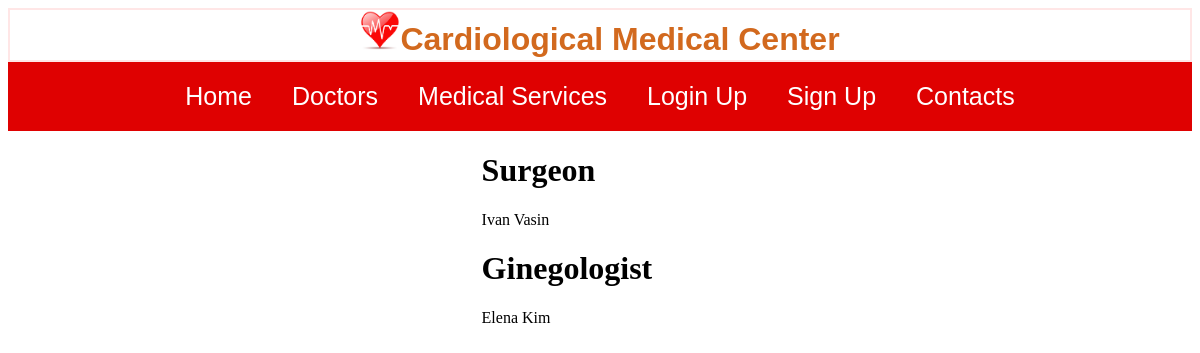
The page /staffs/staffers/ on the database as committed earlier.
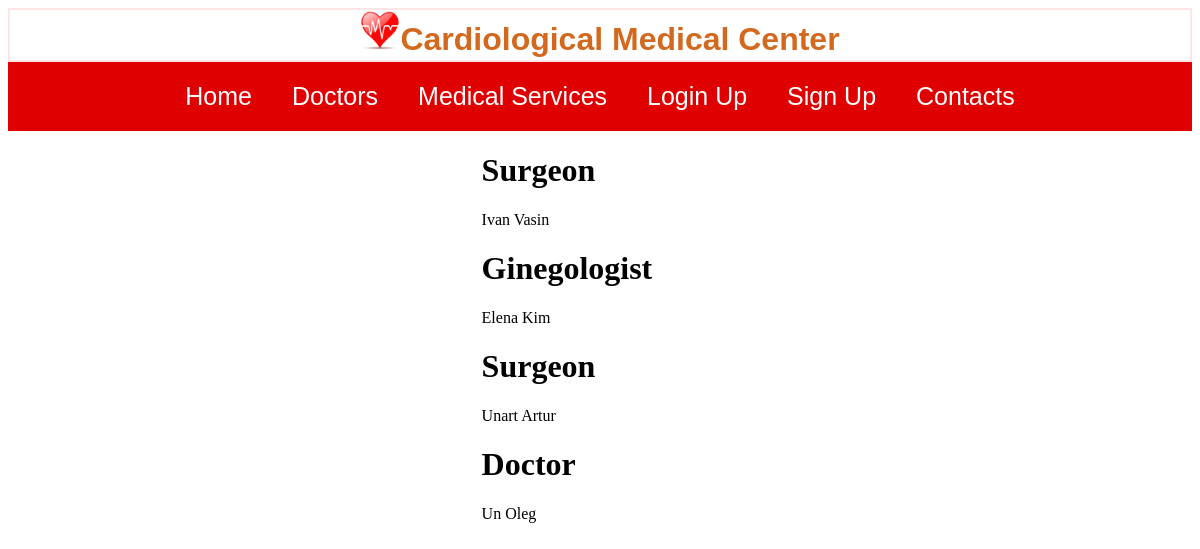
The same page on the database as committed later.
### staffs/models.py (models this page shows)
class Staffer(models.Model):
    object = models.Manager()
    first_name = models.CharField(max_length=50, default='')
    last_name = models.CharField(max_length=50, default='')
    age = models.IntegerField(default=0)
    slug = models.SlugField(max_length=50, default='')
    mobile = models.CharField(max_length=50, blank=True)
    email = models.EmailField(max_length=50, blank=True)
    position = models.CharField(max_length=50, default='')
    occupation = models.CharField(max_length=50, default='')
    specialization = models.CharField(max_length=50, default='')
    work_experience = models.IntegerField(default=0)
    education = models.ForeignKey(Education, null=True, on_delete=models.SET_NULL)
    scientific_degree = models.CharField(max_length=100, default='')
    dismissed = models.BooleanField(default=False)
    img = models.ImageField(upload_to="media/images/",  height_field=None, width_field=None, max_length=100)
    def get_absolute_url(self):
        return reverse('persons', kwargs={'slug': self.slug})
    def __str__(self):
        return self.last_name

### staffs/views.py (the view)
# urls.py: url(r'staffers/', Staff.as_view(), name='staffers')
class Staff(ListMixin, TemplateView):
    Object = Staffer
    template = 'staffers/staffer.html'

### staffs/utils.py (called while the page is built)
    def get(self, request):
        lst = self.Object.object.all()
        print(lst)
        return render(request, self.template, {'objects': lst})

### templates/staffers/staffer.html (shortened to what this page needs)
{% extends "hospital/home.html" %}
{% load static %}
    {% block title %}
	<link rel="stylesheet" href="{% static '../static/bootstrap/css/spec.css' %}">
	<link rel="stylesheet" href="{% static '../static/bootstrap/css/flex.css' %}">
{% endblock %}
{% block content %}
{% for i in objects %}
<h1 id="spec_head">{{i.occupation}}</h1>
<p id="spec_head"> <a href="{{ i.get_absolute_url }}" id="ref">{{i.first_name}} {{i.last_name}} </a></p>
{% endfor %}
{% endblock %}

### templates/hospital/home.html (shortened to what this page needs)
{% extends "main.html" %}
{% load staticfiles %}

### templates/main.html (shortened to what this page needs)
{% load staticfiles %}
<!DOCTYPE HTML>
<html>
 <head>
  {% block title %}{% endblock %}
 </head>
 <body>
 {% block hat %}
 <h1 id = "head" ><img src="/../static/bootstrap/img/base/card.jpg" id="imgine">Cardiological Medical Center</h1>
 <div class="flex-container">
  <div class="flex-blog"><a href="{% url 'clinic' %}">Home</a></div>
  <div class="flex-blog"><a href="{% url 'staffers'%}">Doctors</a></div>
  <div class="flex-blog"><a href="{% url 'Invest' %}">Medical services</a></div>
  <div class="flex-blog"><a href="{% url 'log' %} ">Login Up</a></div>
  <div class="flex-blog"><a href="{% url 'signup' %}">Sign Up</a></div>
  <div class="flex-blog">Contacts</div>
</div>
 {% endblock %}
 {% block content %}{% endblock %}
  </body>
</html>

Rows that differ between the two databases and show on the page:
added Staffer: occupation "Surgeon", first_name "Unart", last_name "Artur"
added Staffer: occupation "Doctor", first_name "Un", last_name "Oleg"
